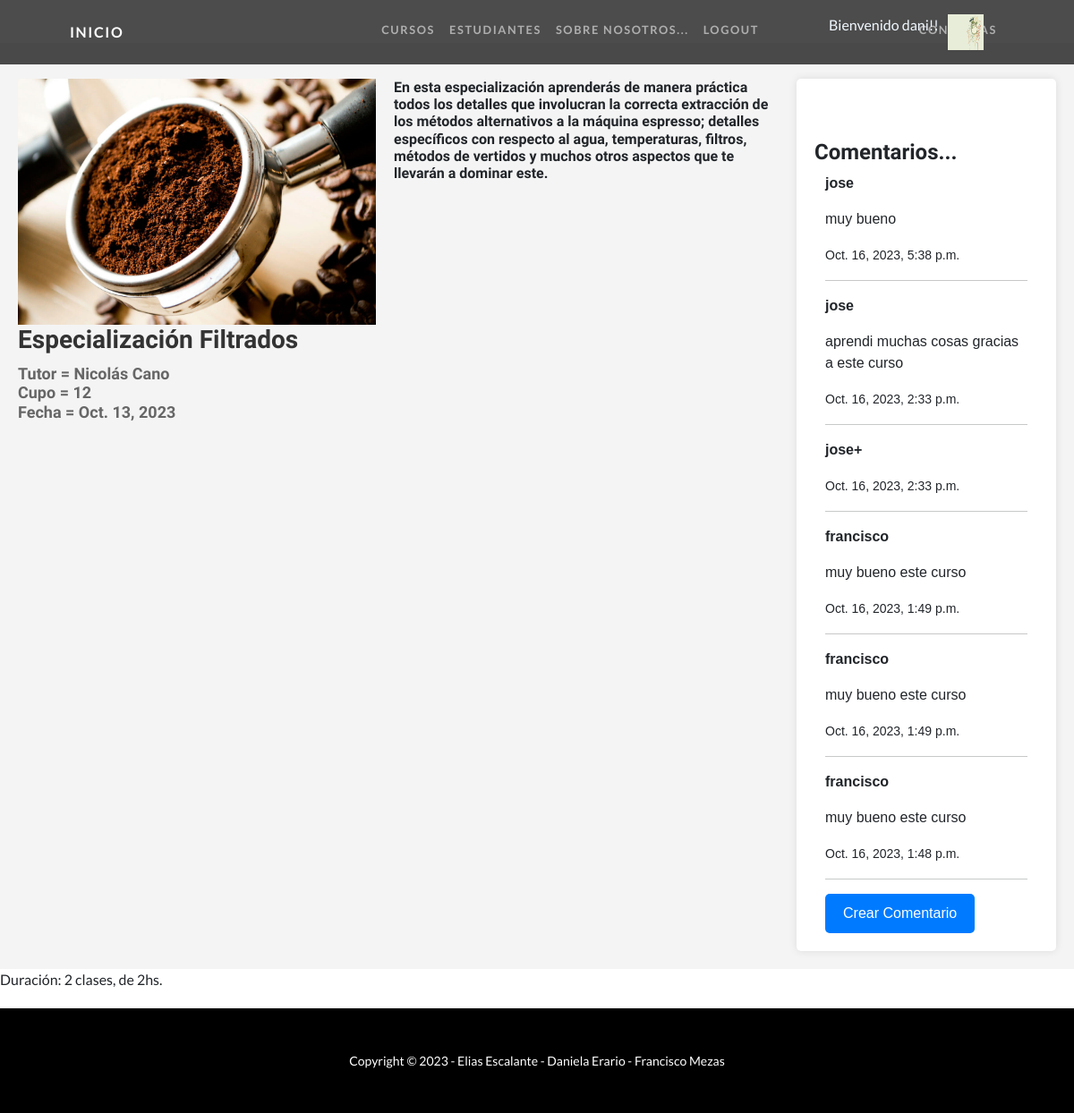
Screenshot of /clases/detalle/1 (signed in) with the database file from the repository.
### User/models.py (models this page shows)
class Imagen(models.Model):
    user = models.ForeignKey(User, on_delete=models.CASCADE, null=True)
    imagen = models.ImageField(upload_to='imagenes', null=True, blank = True)
    def __str__(self):
        return f"{settings.MEDIA_URL}{self.imagen}"

### CursosApp/models.py (models this page shows, shortened)
class Curso(models.Model):
    nombre = models.CharField(max_length=40)
    tutor = models.CharField(max_length=40)
    cupo = models.IntegerField()
    fecha = models.DateField()
    imagen = models.ImageField(upload_to="cursos",null=True)
    descripcion = models.CharField(max_length=400, null = True)

class Comentario(models.Model):
    comentario = models.ForeignKey(Curso, related_name='comentarios', on_delete=models.CASCADE, null=True)
    nombre = models.CharField(max_length=40)
    mensaje = models.TextField(null=True, blank=True)
    fechaComentario = models.DateTimeField(default=timezone.now)
    class Meta:
        ordering = ['-fechaComentario']

### CursosApp/views.py (the view)
# urls.py: path('clases/detalle/<int:pk>', views.CursoDetalle.as_view(), name='Detalle'),
class CursoDetalle(DetailView):
    model = Curso
    template_name = 'CursosApp/curso_detalle.html'

### CursosApp/context_processors.py (called while the page is built)
def custom_user(request):
    context = auth(request)
    user = context['user']
    if user.is_authenticated:
        imagen = Imagen.objects.filter(user=request.user.id)
        if len(imagen) > 0:
            context['user_avatar'] = imagen[0]
        else:
            context['user_avatar'] = ""
    return context

### CursosApp/templates/CursosApp/curso_detalle.html (shortened to what this page needs)
{% extends "CursosApp/base.html" %}
{% load static %}
{% block section1 %}
<link href="{% static 'CursosApp/css/detalles.css' %}" rel="stylesheet" />
  <body>
    <br>
    <br>
    <div class="custom-cursos-page">
        <div class="course-info">
            <img src="{{ curso.imagen.url }}" class="custom-course-image" alt="...">
            <div class="custom-course-details">
                <h2 class="custom-titulo">{{ curso.nombre }}</h2>
                <h3 class="custom-informacion">
                    Tutor = {{ curso.tutor }}<br>
                    Cupo = {{ curso.cupo }}<br>
                    Fecha = {{ curso.fecha }}<br>
                </h3>
            </div>
        </div>
        <br>
        <h3 class="custom-descripcion">{{ curso.descripcion }}</h3>
        <div class="custom-comentarios">
            <br>
            <br>
            <h4>Comentarios...</h4>
            <div class="container">
                {% if not curso.comentarios.all %}
                No han comentado este curso
                {% else %}
                {% for comentario in curso.comentarios.all %}
                <p><strong>{{ comentario.nombre }}</strong></p>
                <p>{{ comentario.mensaje }}</p>
                <p><small>{{ comentario.fechaComentario }}</small></p>
                <hr>
                {% endfor %}
                {% endif %}
                {% if curso.id %}
                <a class="custom-create-comment" href="{% url 'crear_comentario' curso.id %}">Crear Comentario</a>
                {% else %}
                <p>El ID del curso no es válido.</p>
                {% endif %}
            </div>
        </div>
    </div>
    <p class="custom-duration">Duración: 2 clases, de 2hs.</p>
  </body>
{% endblock section1 %}

### CursosApp/templates/CursosApp/base.html (shortened to what this page needs)
<!DOCTYPE html>
<html lang="en">
    <head>
        {% load static %}
        <link href="{% static 'CursosApp/css/styles.css' %}" rel="stylesheet" />
    </head>
    <body id="page-top">
        <nav class="navbar navbar-expand-lg navbar-dark navbar-custom fixed-top">
            <div class="container px-5">
                <a class="navbar-brand" href="{% url 'Inicio' %}">Inicio</a>
                <div class="collapse navbar-collapse" id="navbarResponsive">
                    <ul class="navbar-nav ms-auto">
                        <li class="nav-item"><a class="nav-link" href="{% url 'Cursos' %}">Cursos</a></li>
                        {% if not request.user.is_authenticated %}
                        <li class="nav-item"><a class="nav-link" href="{% url 'Estudiantes' %}">Estudiantes</a></li>
                        {% else %}
                        <li class="nav-item"><a class="nav-link" href="{% url 'editar_perfil' %}">Estudiantes</a></li>
                        {% endif %}
                        <li class="nav-item"><a class="nav-link" href="{% url 'Nosotros' %}">Sobre Nosotros...</a></li>
                        {% if request.user.is_authenticated %}
                        <li class="nav-item"><a class="nav-link" href="{% url 'Logout' %}">Logout</a></li>
                        <li class="nav-item" style="position: relative;left: 70px; color: aliceblue">Bienvenido {{user.username}}!!</li>
                            {% if user_avatar %}
                            <img src="{{user_avatar}}" alt="" style="height: 40px;width: 40px; position: relative; left: 80px;">
                            {% endif %}
                        {% endif %}
                        {% if request.user.is_superuser %}
                        <li class="nav-item"><a class="nav-link" href="{% url 'lista_consultas' %}">Consultas</a></li>
                        {% endif %}
                    </ul>
                </div>
            </div>
        </nav>
    {% block section1 %}
    {% endblock %}
            <footer class="py-5 bg-black">
                <div class="container px-5"><p class="m-0 text-center text-white small">Copyright &copy; 2023 - Elias Escalante - Daniela Erario - Francisco Mezas</p></div>
            </footer>
        </body>
    </html>

### CursosApp/static/CursosApp/css/detalles.css (style rules this page uses)
.custom-cursos-page { font-family: Arial, sans-serif; background-color: #f4f4f4; margin: 0; padding: 0; display: flex; align-items: flex-start; padding: 20px; }
.custom-course-image { max-width: 400px; max-height: 400px; margin-right: 20px; margin-top: 20px; }
.custom-titulo { color: #333; font-size: 28px; margin-bottom: 10px; }
.custom-informacion { color: #666; font-size: 18px; }
.custom-descripcion { font-size: 16px; flex: 3; margin-top: 20px; }
.custom-comentarios { background-color: #fff; padding: 20px; border-radius: 5px; box-shadow: 0 0 10px rgba(0, 0, 0, 0.1); max-width: 25%; margin-left: 20px; overflow-y: scroll; margin-top: 20px; }
.custom-duration { font-size: 16px; margin-bottom: 20px; }
.custom-create-comment { display: inline-block; padding: 10px 20px; background-color: #007bff; color: #fff; text-decoration: none; border-radius: 5px; transition: background-color 0.3s; }

### rows the page displays
Imagen: imagen (picture)
Curso: imagen (picture), nombre "Especialización Filtrados", tutor "Nicolás Cano", cupo "12", fecha "Oct. 13, 2023", descripcion "En esta especialización aprenderás de manera práctica todos los detalles que involucran la correcta extracción de los métodos alternativos a la máquina espresso; detalles específicos con respecto al agua, temperaturas, filtros, métodos de vertidos y muchos otros aspectos que te llevarán a dominar este."
Comentario: nombre "jose", mensaje "muy bueno", fechaComentario "Oct. 16, 2023, 5:38 p.m."
Comentario: nombre "jose", mensaje "aprendi muchas cosas gracias a este curso", fechaComentario "Oct. 16, 2023, 2:33 p.m."
Comentario: nombre "jose+", fechaComentario "Oct. 16, 2023, 2:33 p.m."
Comentario: nombre "francisco", mensaje "muy bueno este curso", fechaComentario "Oct. 16, 2023, 1:49 p.m."
Comentario: nombre "francisco", mensaje "muy bueno este curso", fechaComentario "Oct. 16, 2023, 1:49 p.m."
Comentario: nombre "francisco", mensaje "muy bueno este curso", fechaComentario "Oct. 16, 2023, 1:48 p.m."

### other values shown
{{ user.username }} "dani"
